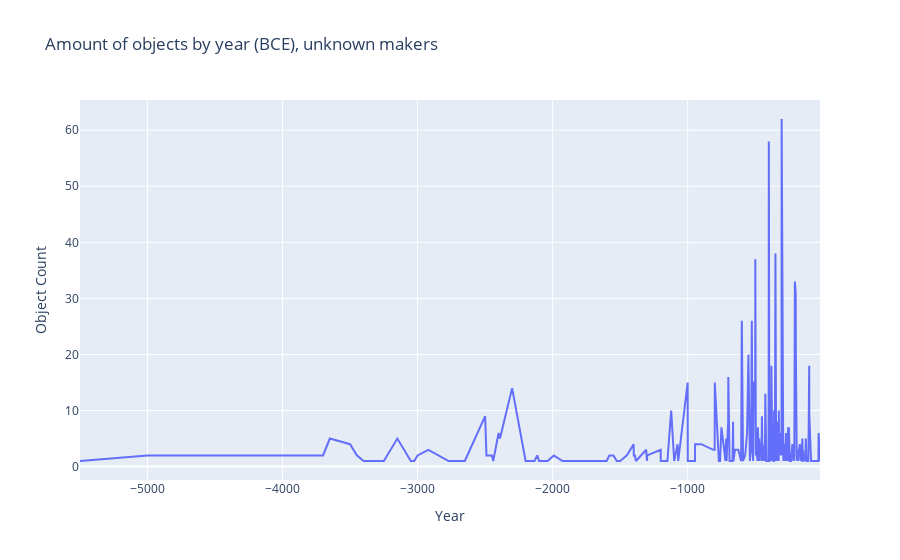

Write notebook code for a chart like this one.
### Code cell
line_plot(unknown_bce_df, 'Amount of objects by year (BCE), unknown makers')

### Figure 1 — Plotly figure (JSON) as saved in the notebook; plotly's stock layout.template omitted (floating-point values rounded to 4 significant figures; data arrays with more than 128 entries replaced by an {"elided": "..."} marker saying what was removed)
{"data": [{"hovertemplate": "Year=%{x}<br>Object Count=%{y}<extra></extra>", "legendgroup": "", "line": {"color": "#636efa", "dash": "solid"}, "mode": "lines", "name": "", "orientation": "v", "showlegend": false, "type": "scatter", "x": {"elided": "251 int values"}, "xaxis": "x", "y": {"elided": "251 int values"}, "yaxis": "y"}], "layout": {"legend": {"tracegroupgap": 0}, "title": {"text": "Amount of objects by year (BCE), unknown makers"}, "xaxis": {"anchor": "y", "domain": [0, 1], "title": {"text": "Year"}}, "yaxis": {"anchor": "x", "domain": [0, 1], "title": {"text": "Object Count"}, "type": "linear"}}}
